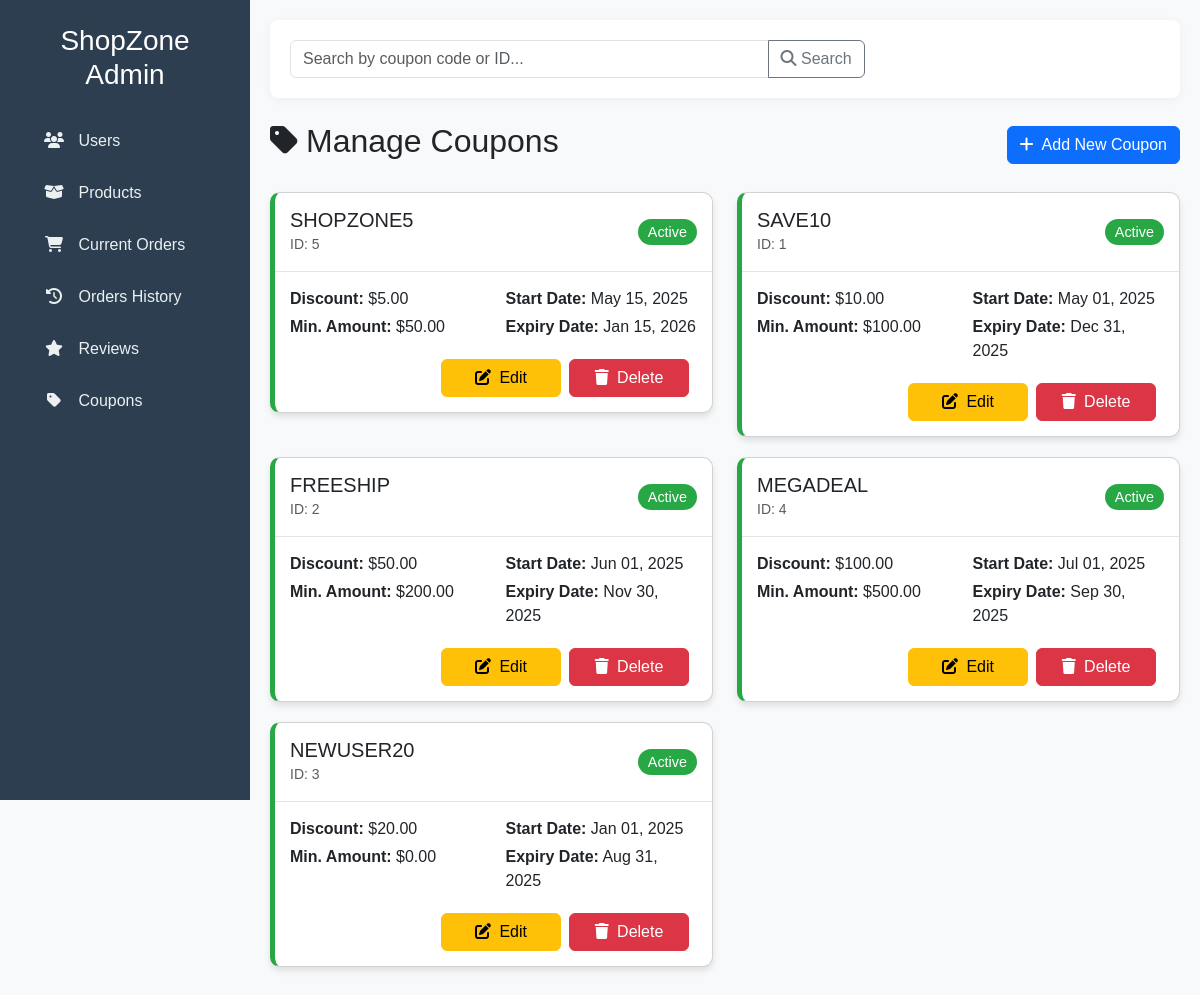
The app's page /admin_coupons.php with its own data.
### tables this page shows
CREATE TABLE IF NOT EXISTS `coupon` (
  `coupon_id` int(11) NOT NULL AUTO_INCREMENT,
  `coupon_code` varchar(255) DEFAULT NULL,
  `discount` decimal(5,2) NOT NULL,
  `starting_date` date DEFAULT NULL,
  `expiry_date` date NOT NULL,
  `minimum_amount` decimal(10,2) DEFAULT 0.00,
  PRIMARY KEY (`coupon_id`),
  UNIQUE KEY `code` (`coupon_code`)
);

### admin_coupons.php (the view, shortened to what this page needs)
<?php
include 'connect.php';
$where_clause = '';
?>
<!DOCTYPE html>
<html lang="en">
<head>
    <link href="https://cdn.jsdelivr.net/npm/bootstrap@5.3.3/dist/css/bootstrap.min.css" rel="stylesheet">
    <link rel="stylesheet" href="https://cdnjs.cloudflare.com/ajax/libs/font-awesome/6.4.0/css/all.min.css">
</head>
<body>
    <div class="sidebar">
        <div class="p-4">
            <h3 class="text-center mb-4">ShopZone Admin</h3>
            <ul class="nav flex-column">
                <li class="nav-item">
                    <a class="nav-link" href="admin_users.php">
                        <i class="fas fa-users"></i> Users
                    </a>
                </li>
                <li class="nav-item">
                    <a class="nav-link" href="admin_products.php">
                        <i class="fas fa-box-open"></i> Products
                    </a>
                </li>
                <li class="nav-item">
                    <a class="nav-link" href="admin_orders.php">
                        <i class="fas fa-shopping-cart"></i> Current Orders
                    </a>
                </li>
                <li class="nav-item">
                    <a class="nav-link" href="admin_order_history.php">
                        <i class="fas fa-history"></i> Orders History
                    </a>
                </li>
                <li class="nav-item">
                    <a class="nav-link" href="admin_reviews.php">
                        <i class="fas fa-star"></i> Reviews
                    </a>
                </li>
                <li class="nav-item">
                    <a class="nav-link" href="admin_coupons.php">
                        <i class="fas fa-tag"></i> Coupons
                    </a>
                </li>
            </ul>
        </div>
    </div>
    <div class="main-content">
<div class="search-container mb-4">
    <form method="GET" action="admin_coupons.php" class="row g-3">
        <div class="col-md-8">
            <div class="input-group">
                <input type="text" class="form-control" name="search" placeholder="Search by coupon code or ID..."
                       value="<?= isset($_GET['search']) ? htmlspecialchars($_GET['search']) : '' ?>">
                <button class="btn btn-outline-secondary" type="submit">
                    <i class="fas fa-search"></i> Search
                </button>
            </div>
        </div>
        <div class="col-md-4">
        </div>
    </form>
</div>
        <div class="d-flex justify-content-between align-items-center mb-4">
            <h2><i class="fas fa-tag me-2"></i>Manage Coupons</h2>
            <a href="admin_add_coupon.php" class="btn btn-primary">
                <i class="fas fa-plus me-2"></i>Add New Coupon
            </a>
        </div>
        <div class="row">
            <?php
            $current_date = date('Y-m-d');
            $coupons = $conn->query("SELECT * FROM coupon $where_clause ORDER BY expiry_date DESC");
            if ($coupons->num_rows === 0) {
                echo '<div class="alert alert-info">No coupons found</div>';
            } else {
                while ($coupon = $coupons->fetch_assoc()) {
                    $is_active = $coupon['expiry_date'] >= $current_date;
                    ?>
                    <div class="col-md-6">
                        <div class="card coupon-card <?= $is_active ? 'active' : 'expired' ?>">
                            <div class="coupon-header d-flex justify-content-between align-items-center">
                                <div>
                                    <h5 class="mb-0"><?= htmlspecialchars($coupon['coupon_code']) ?></h5>
                                    <small class="text-muted">ID: <?= $coupon['coupon_id'] ?></small>
                                </div>
                                <div>
                                    <span class="status-badge badge-<?= $is_active ? 'active' : 'expired' ?>">
                                        <?= $is_active ? 'Active' : 'Expired' ?>
                                    </span>
                                </div>
                            </div>
                            <div class="coupon-body">
                                <div class="row mb-3">
                                    <div class="col-md-6">
                                        <p class="mb-1"><strong>Discount:</strong> $<?= number_format($coupon['discount'], 2) ?></p>
                                        <p class="mb-1"><strong>Min. Amount:</strong> $<?= number_format($coupon['minimum_amount'], 2) ?></p>
                                    </div>
                                    <div class="col-md-6">
                                        <p class="mb-1"><strong>Start Date:</strong> <?= date('M d, Y', strtotime($coupon['starting_date'])) ?></p>
                                        <p class="mb-1"><strong>Expiry Date:</strong> <?= date('M d, Y', strtotime($coupon['expiry_date'])) ?></p>
                                    </div>
                                </div>
                                <div class="d-flex justify-content-end">
                                    <a href="admin_edit_coupon.php?id=<?= $coupon['coupon_id'] ?>" class="btn btn-warning action-btn">
                                        <i class="fas fa-edit me-1"></i> Edit
                                    </a>
                                    <button onclick="confirmDelete(<?= $coupon['coupon_id'] ?>)" class="btn btn-danger action-btn">
                                        <i class="fas fa-trash me-1"></i> Delete
                                    </button>
                                </div>
                            </div>
                        </div>
                    </div>
                    <?php
                }
            }
            ?>
        </div>
    </div>
</body>
</html>

### admin_coupons.php (style rules this page uses)
body { font-family: 'Poppins', sans-serif; background-color: #f8f9fa; }
.sidebar { min-height: 100vh; background: #2c3e50; color: white; width: 250px; position: fixed; }
.sidebar .nav-link { color: #ecf0f1; padding: 12px 20px; margin: 2px 0; border-radius: 0; transition: all 0.3s; }
.sidebar .nav-link i { margin-right: 10px; width: 20px; text-align: center; }
.main-content { margin-left: 250px; padding: 20px; }
.coupon-card { border-radius: 10px; box-shadow: 0 4px 6px rgba(0,0,0,0.1); margin-bottom: 20px; border-left: 5px solid; }
.coupon-card.active { border-left-color: #28a745; }
.coupon-header { padding: 15px; border-bottom: 1px solid rgba(0,0,0,0.1); }
.coupon-body { padding: 15px; }
.status-badge { font-size: 0.9rem; padding: 5px 10px; border-radius: 20px; }
.badge-active { background-color: #28a745; color: white; }
.search-container { background: white; padding: 20px; border-radius: 8px; box-shadow: 0 2px 10px rgba(0,0,0,0.05); margin-bottom: 20px; }
.action-btn { margin-right: 8px; min-width: 120px; }

### records on screen
coupon: coupon_code "SHOPZONE5", coupon_id "5", shows "Active", discount "5.00", minimum_amount "50.00", starting_date "May 15, 2025", expiry_date "Jan 15, 2026"
coupon: coupon_code "SAVE10", coupon_id "1", shows "Active", discount "10.00", minimum_amount "100.00", starting_date "May 01, 2025", expiry_date "Dec 31, 2025"
coupon: coupon_code "FREESHIP", coupon_id "2", shows "Active", discount "50.00", minimum_amount "200.00", starting_date "Jun 01, 2025", expiry_date "Nov 30, 2025"
coupon: coupon_code "MEGADEAL", coupon_id "4", shows "Active", discount "100.00", minimum_amount "500.00", starting_date "Jul 01, 2025", expiry_date "Sep 30, 2025"
coupon: coupon_code "NEWUSER20", coupon_id "3", shows "Active", discount "20.00", minimum_amount "0.00", starting_date "Jan 01, 2025", expiry_date "Aug 31, 2025"
